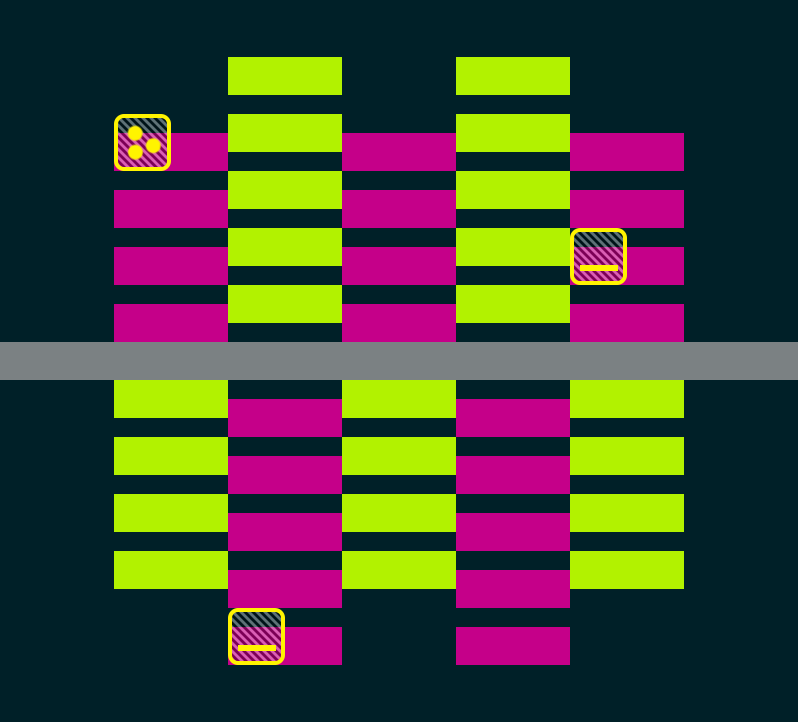

Tiled map render using the project's own tile images. Description and the map definition, with tile-layer contents summarised, below:
An orthogonal 14x38 tile map with 57x19 px tiles, 2 tile layers (Bricks, Powerups), 3 tilesets and 4 objects (D, A, C, B).

<map version="1.0" orientation="orthogonal" renderorder="left-up" width="14" height="38" tilewidth="57" tileheight="19" backgroundcolor="#002028" nextobjectid="15">
 <properties>
  <property name="FinalBallSpeedPercentageIncrease" type="int" value="25" />
 </properties>
 <tileset firstgid="1" name="Bricks" tilewidth="114" tileheight="38" tilecount="18" columns="0">
  <tile id="0">
   <properties>
    <property name="HitsToDestroy" type="int" value="1" />
   </properties>
   <image width="114" height="38" source="../../../../../SourceImages/Game/Brick-A1.png" />
  </tile>
  <tile id="1">
   <properties>
    <property name="HitsToDestroy" type="int" value="2" />
   </properties>
   <image width="114" height="38" source="../../../../../SourceImages/Game/Brick-A2.png" />
  </tile>
  <tile id="2">
   <properties>
    <property name="HitsToDestroy" type="int" value="1" />
   </properties>
   <image width="114" height="38" source="../../../../../SourceImages/Game/Brick-B1.png" />
  </tile>
  <tile id="3">
   <properties>
    <property name="HitsToDestroy" type="int" value="2" />
   </properties>
   <image width="114" height="38" source="../../../../../SourceImages/Game/Brick-B2.png" />
  </tile>
  <tile id="4">
   <properties>
    <property name="HitsToDestroy" type="int" value="1" />
   </properties>
   <image width="114" height="38" source="../../../../../SourceImages/Game/Brick-C1.png" />
  </tile>
  <tile id="5">
   <properties>
    <property name="HitsToDestroy" type="int" value="2" />
   </properties>
   <image width="114" height="38" source="../../../../../SourceImages/Game/Brick-C2.png" />
  </tile>
  <tile id="6">
   <properties>
    <property name="HitsToDestroy" type="int" value="1" />
   </properties>
   <image width="114" height="38" source="../../../../../SourceImages/Game/Brick-D1.png" />
  </tile>
  <tile id="7">
   <properties>
    <property name="HitsToDestroy" type="int" value="2" />
   </properties>
   <image width="114" height="38" source="../../../../../SourceImages/Game/Brick-D2.png" />
  </tile>
  <tile id="8">
   <properties>
    <property name="HitsToDestroy" type="int" value="-1" />
   </properties>
   <image width="114" height="38" source="../../../../../SourceImages/Game/Brick-E1.png" />
  </tile>
  <tile id="9">
   <properties>
    <property name="HitsToDestroy" type="int" value="1" />
   </properties>
   <image width="57" height="19" source="../../../../../SourceImages/Game/SmallBrick-A1.png" />
  </tile>
  <tile id="10">
   <properties>
    <property name="HitsToDestroy" type="int" value="2" />
   </properties>
   <image width="57" height="19" source="../../../../../SourceImages/Game/SmallBrick-A2.png" />
  </tile>
  <tile id="11">
   <properties>
    <property name="HitsToDestroy" type="int" value="1" />
   </properties>
   <image width="57" height="19" source="../../../../../SourceImages/Game/SmallBrick-B1.png" />
  </tile>
  <tile id="12">
   <properties>
    <property name="HitsToDestroy" type="int" value="2" />
   </properties>
   <image width="57" height="19" source="../../../../../SourceImages/Game/SmallBrick-B2.png" />
  </tile>
  <tile id="14">
   <properties>
    <property name="HitsToDestroy" type="int" value="1" />
   </properties>
   <image width="57" height="19" source="../../../../../SourceImages/Game/SmallBrick-C1.png" />
  </tile>
  <tile id="15">
   <properties>
    <property name="HitsToDestroy" type="int" value="2" />
   </properties>
   <image width="57" height="19" source="../../../../../SourceImages/Game/SmallBrick-C2.png" />
  </tile>
  <tile id="16">
   <properties>
    <property name="HitsToDestroy" type="int" value="1" />
   </properties>
   <image width="57" height="19" source="../../../../../SourceImages/Game/SmallBrick-D1.png" />
  </tile>
  <tile id="17">
   <properties>
    <property name="HitsToDestroy" type="int" value="2" />
   </properties>
   <image width="57" height="19" source="../../../../../SourceImages/Game/SmallBrick-D2.png" />
  </tile>
  <tile id="18">
   <properties>
    <property name="HitsToDestroy" type="int" value="-1" />
   </properties>
   <image width="57" height="19" source="../../../../../SourceImages/Game/SmallBrick-E1.png" />
  </tile>
 </tileset>
 <tileset firstgid="20" name="Powerups" tilewidth="57" tileheight="57" tilecount="3" columns="0">
  <tile id="0">
   <properties>
    <property name="PowerupType" type="int" value="3" />
   </properties>
   <image width="57" height="57" source="../../../../../SourceImages/Game/PowerupFireball.png" />
  </tile>
  <tile id="1">
   <properties>
    <property name="PowerupType" type="int" value="1" />
   </properties>
   <image width="57" height="57" source="../../../../../SourceImages/Game/PowerupLargerPaddle.png" />
  </tile>
  <tile id="2">
   <properties>
    <property name="PowerupType" type="int" value="2" />
   </properties>
   <image width="57" height="57" source="../../../../../SourceImages/Game/PowerupMultiBall.png" />
  </tile>
 </tileset>
 <tileset firstgid="23" name="Wormholes" tilewidth="57" tileheight="57" tilecount="2" columns="0">
  <tile id="2">
   <image width="57" height="57" source="../../../../../SourceImages/Game/WormholeIn.png" />
  </tile>
  <tile id="3">
   <image width="57" height="57" source="../../../../../SourceImages/Game/WormholeOut.png" />
  </tile>
 </tileset>
 <layer name="Bricks" width="14" height="38">
  <data>[532 cells, 51 non-empty, 3 distinct tile ids]</data>
 </layer>
 <layer name="Powerups" width="14" height="38">
  <data>[532 cells, 3 non-empty, 2 distinct tile ids]</data>
 </layer>
 <objectgroup name="Wormholes">
  <object id="10" name="D" gid="26" x="731" y="447" width="57" height="55">
   <properties>
    <property name="WormholeType" type="int" value="1" />
   </properties>
  </object>
  <object id="11" name="A" gid="25" x="11" y="447" width="57" height="57">
   <properties>
    <property name="ExitName" value="B" />
    <property name="WormholeType" type="int" value="0" />
   </properties>
  </object>
  <object id="12" name="C" gid="25" x="11" y="65" width="57" height="57">
   <properties>
    <property name="ExitName" value="D" />
    <property name="WormholeType" type="int" value="0" />
   </properties>
  </object>
  <object id="13" name="B" gid="26" x="731" y="65" width="57" height="55">
   <properties>
    <property name="WormholeType" type="int" value="1" />
   </properties>
  </object>
 </objectgroup>
</map>
